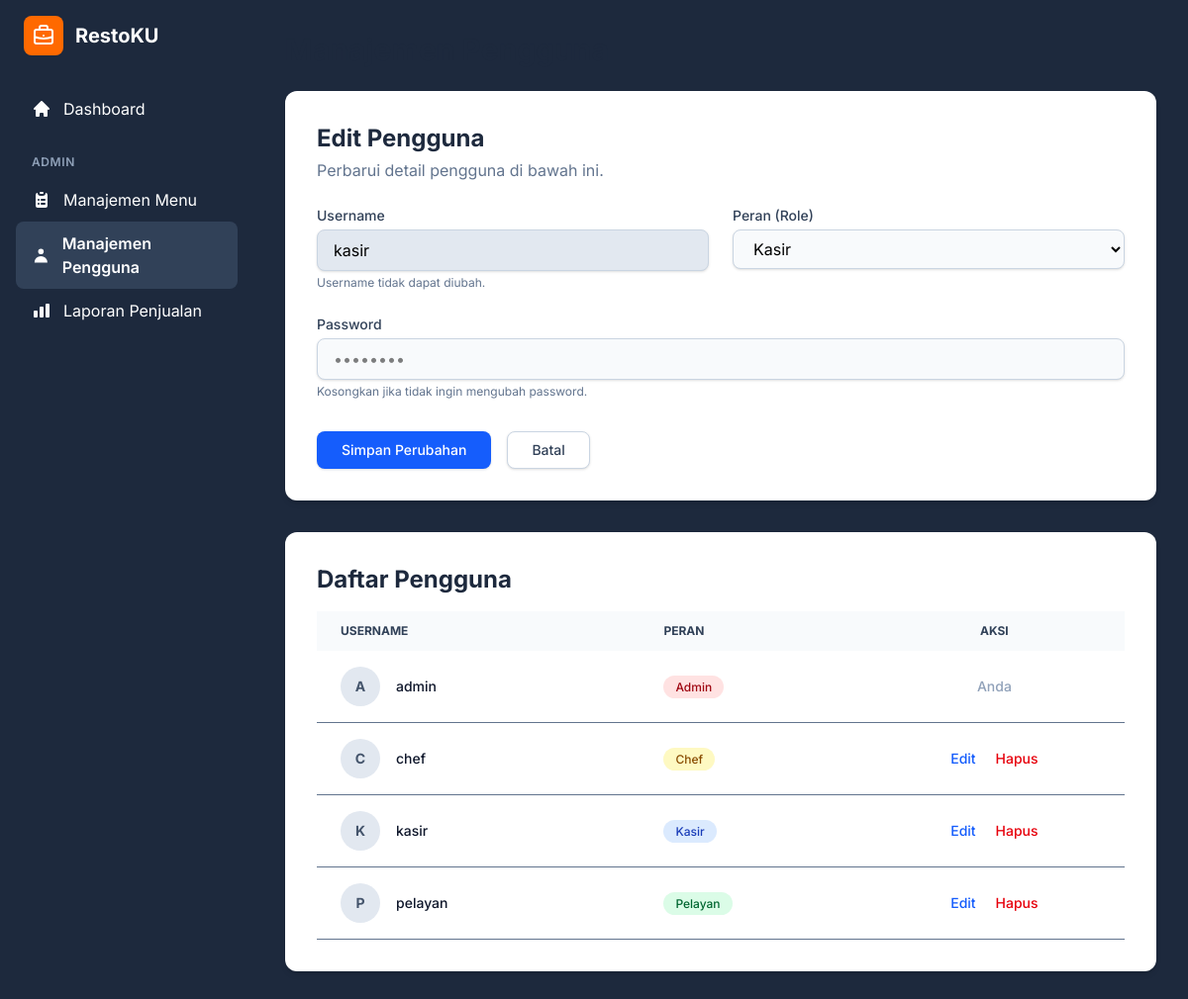
The page /admin/user_management.php?action=edit&id=4 (signed in) on the database its author committed.
### tables this page shows
CREATE TABLE `users` (
  `user_id` int(11) NOT NULL,
  `username` varchar(50) NOT NULL,
  `password` varchar(255) NOT NULL,
  `role` enum('admin','pelayan','chef','kasir') NOT NULL
);

### admin/user_management.php (the view, shortened to what this page needs)
<?php
include '../includes/db_connect.php';
$edit_user = null;
if (isset($_GET['action']) && $_GET['action'] == 'edit' && isset($_GET['id'])) {
    $user_id_to_edit = $_GET['id'];
    $stmt = mysqli_prepare($conn, "SELECT user_id, username, role FROM users WHERE user_id = ?");
    mysqli_stmt_bind_param($stmt, "i", $user_id_to_edit);
    mysqli_stmt_execute($stmt);
    $result = mysqli_stmt_get_result($stmt);
    $edit_user = mysqli_fetch_assoc($result);
}
$users = [];
$result_all_users = mysqli_query($conn, "SELECT user_id, username, role FROM users ORDER BY username ASC");
if ($result_all_users) {
    $users = mysqli_fetch_all($result_all_users, MYSQLI_ASSOC);
}
function get_role_badge($role) {
    $role_text = ucfirst(htmlspecialchars($role));
    $colors = [
        'admin' => 'bg-red-100 text-red-800',
        'kasir' => 'bg-blue-100 text-blue-800',
        'pelayan' => 'bg-green-100 text-green-800',
        'chef' => 'bg-yellow-100 text-yellow-800',
    ];
    $class = $colors[$role] ?? 'bg-gray-100 text-gray-800';
    return "<span class='px-3 py-1 text-xs font-medium rounded-full $class'>$role_text</span>";
}
?>
<!DOCTYPE html>
<html lang="id">
<head>
    <link href="../assets/css/output.css" rel="stylesheet">
</head>
<body class="bg-slate-100">
<div class="flex h-screen bg-slate-800">
    <aside class="w-64 flex-shrink-0 flex flex-col p-4 text-white">
        <a href="../dashboard.php" class="flex items-center gap-3 px-2 mb-8">
            <div class="bg-orange-500 p-2 rounded-lg">
            </div>
            <span class="text-xl font-bold">RestoKU</span>
        </a>
        <nav class="flex-1">
            <a href="../dashboard.php" class="flex items-center gap-3 px-4 py-2.5 rounded-lg hover:bg-slate-700 transition-colors">
                <svg xmlns="http://www.w3.org/2000/svg" class="h-5 w-5" viewBox="0 0 20 20" fill="currentColor"><path d="M10.707 2.293a1 1 0 00-1.414 0l-7 7a1 1 0 001.414 1.414L4 10.414V17a1 1 0 001 1h2a1 1 0 001-1v-2a1 1 0 011-1h2a1 1 0 011 1v2a1 1 0 001 1h2a1 1 0 001-1v-6.586l.293.293a1 1 0 001.414-1.414l-7-7z" /></svg>
                Dashboard
            </a>
            <h3 class="px-4 mt-6 mb-2 text-xs font-semibold text-slate-400 uppercase tracking-wider">Admin</h3>
            <a href="menu_management.php" class="flex items-center gap-3 px-4 py-2.5 rounded-lg hover:bg-slate-700 transition-colors">
                Manajemen Menu
            </a>
            <a href="user_management.php" class="flex items-center gap-3 px-4 py-2.5 rounded-lg bg-slate-700 font-semibold transition-colors">
                 <svg xmlns="http://www.w3.org/2000/svg" class="h-5 w-5" viewBox="0 0 20 20" fill="currentColor"><path fill-rule="evenodd" d="M10 9a3 3 0 100-6 3 3 0 000 6zm-7 9a7 7 0 1114 0H3z" clip-rule="evenodd" /></svg>
                Manajemen Pengguna
            </a>
             <a href="reports.php" class="flex items-center gap-3 px-4 py-2.5 rounded-lg hover:bg-slate-700 transition-colors">
                 <svg xmlns="http://www.w3.org/2000/svg" class="h-5 w-5" viewBox="0 0 20 20" fill="currentColor"><path d="M2 11a1 1 0 011-1h2a1 1 0 011 1v5a1 1 0 01-1 1H3a1 1 0 01-1-1v-5zM8 7a1 1 0 011-1h2a1 1 0 011 1v9a1 1 0 01-1 1H9a1 1 0 01-1-1V7zM14 4a1 1 0 011-1h2a1 1 0 011 1v12a1 1 0 01-1 1h-2a1 1 0 01-1-1V4z" /></svg>
                Laporan Penjualan
            </a>
        </nav>
    </aside>
    <main class="flex-1 p-6 lg:p-8 overflow-y-auto">
        <h1 class="text-3xl font-bold text-slate-800 mb-6">Manajemen Pengguna</h1>
        <div class="bg-white p-6 md:p-8 rounded-xl shadow-md mb-8">
            <h2 class="text-2xl font-bold text-slate-800 mb-1"><?php echo $edit_user ? 'Edit Pengguna' : 'Tambah Pengguna Baru'; ?></h2>
            <p class="mb-6 text-slate-500"><?php echo $edit_user ? 'Perbarui detail pengguna di bawah ini.' : 'Isi form untuk menambahkan pengguna baru.'; ?></p>
            <form action="user_management.php" method="POST" class="grid grid-cols-1 md:grid-cols-2 gap-6">
                <div>
                    <label for="username" class="block text-sm font-medium text-slate-700 mb-1">Username</label>
                    <input type="text" id="username" name="username" value="<?php echo htmlspecialchars($edit_user['username'] ?? ''); ?>" required class="block w-full px-4 py-2 bg-slate-50 border border-slate-300 rounded-lg shadow-sm focus:outline-none focus:ring-2 focus:ring-blue-500 focus:border-blue-500 transition <?php echo $edit_user ? 'bg-slate-200 cursor-not-allowed' : ''; ?>" <?php echo $edit_user ? 'readonly' : ''; ?>>
                    <?php if ($edit_user): ?><p class="text-xs text-slate-500 mt-1">Username tidak dapat diubah.</p><?php endif; ?>
                </div>
                 <div>
                    <label for="role" class="block text-sm font-medium text-slate-700 mb-1">Peran (Role)</label>
                    <select id="role" name="role" required class="block w-full px-4 py-2 bg-slate-50 border border-slate-300 rounded-lg shadow-sm focus:outline-none focus:ring-2 focus:ring-blue-500 focus:border-blue-500 transition">
                        <option value="kasir" <?php echo (isset($edit_user['role']) && $edit_user['role'] == 'kasir') ? 'selected' : ''; ?>>Kasir</option>
                    </select>
                </div>
                <div class="md:col-span-2">
                    <label for="password" class="block text-sm font-medium text-slate-700 mb-1">Password</label>
                    <input type="password" id="password" name="password" placeholder="••••••••" class="block w-full px-4 py-2 bg-slate-50 border border-slate-300 rounded-lg shadow-sm focus:outline-none focus:ring-2 focus:ring-blue-500 focus:border-blue-500 transition" <?php echo !$edit_user ? 'required' : ''; ?>>
                    <?php if ($edit_user): ?><p class="text-xs text-slate-500 mt-1">Kosongkan jika tidak ingin mengubah password.</p><?php endif; ?>
                </div>
                <div class="md:col-span-2 flex items-center justify-start gap-4 mt-2">
                     <button type="submit" class="inline-flex justify-center py-2 px-6 border border-transparent shadow-sm text-sm font-medium rounded-lg text-white bg-blue-600 hover:bg-blue-700 focus:outline-none focus:ring-2 focus:ring-offset-2 focus:ring-blue-500 transition">
                        <?php echo $edit_user ? 'Simpan Perubahan' : 'Tambah Pengguna'; ?>
                    </button>
                     <?php if ($edit_user): ?>
                        <a href="user_management.php" class="py-2 px-6 border border-slate-300 shadow-sm text-sm font-medium rounded-lg text-slate-700 bg-white hover:bg-slate-50 focus:outline-none focus:ring-2 focus:ring-offset-2 focus:ring-slate-500 transition">Batal</a>
                    <?php endif; ?>
                </div>
            </form>
        </div>
        <div class="bg-white p-6 md:p-8 rounded-xl shadow-md">
            <h2 class="text-2xl font-bold text-slate-800 mb-4">Daftar Pengguna</h2>
            <div class="overflow-x-auto">
                <table class="min-w-full text-sm text-left text-slate-500">
                    <thead class="text-xs text-slate-700 uppercase bg-slate-50">
                        <tr>
                            <th scope="col" class="px-6 py-3 w-2/5">Username</th>
                            <th scope="col" class="px-6 py-3">Peran</th>
                            <th scope="col" class="px-6 py-3 text-center">Aksi</th>
                        </tr>
                    </thead>
                    <tbody>
                        <?php if (empty($users)): ?>
                        <tr class="bg-white"><td colspan="3" class="text-center py-10 text-slate-500">Belum ada pengguna yang terdaftar.</td></tr>
                        <?php else: ?>
                        <?php foreach ($users as $user): ?>
                        <tr class="bg-white border-b hover:bg-slate-50 transition">
                            <td class="px-6 py-4">
                                <div class="flex items-center gap-4">
                                    <div class="w-10 h-10 rounded-full bg-slate-200 flex items-center justify-center font-bold text-slate-600 flex-shrink-0">
                                        <?php echo strtoupper(substr($user['username'], 0, 1)); ?>
                                    </div>
                                    <span class="font-medium text-slate-900"><?php echo htmlspecialchars($user['username']); ?></span>
                                </div>
                            </td>
                            <td class="px-6 py-4"><?php echo get_role_badge($user['role']); ?></td>
                            <td class="px-6 py-4 text-center whitespace-nowrap">
                                <?php if ($user['user_id'] == $_SESSION['user_id']): ?>
                                    <span class="font-medium text-slate-400 cursor-not-allowed">Anda</span>
                                <?php else: ?>
                                    <a href="user_management.php?action=edit&id=<?php echo $user['user_id']; ?>" class="font-medium text-blue-600 hover:text-blue-800 transition mr-4">Edit</a>
                                    <a href="user_management.php?action=delete&id=<?php echo $user['user_id']; ?>" onclick="return confirm('Anda yakin ingin menghapus pengguna \'<?php echo addslashes(htmlspecialchars($user['username'])); ?>\'?');" class="font-medium text-red-600 hover:text-red-800 transition">Hapus</a>
                                <?php endif; ?>
                            </td>
                        </tr>
                        <?php endforeach; ?>
                        <?php endif; ?>
                    </tbody>
                </table>
            </div>
        </div>
    </main>
</div>
</body>
</html>

### admin/user_management.php (style rules this page uses)
body { font-family: 'Inter', sans-serif; }

### rows shown on the page
users: username "kasir", role "Kasir", username "K"
users: username "A", username "admin", role "Admin", shows "Anda"
users: username "C", username "chef", role "Chef"
users: username "P", username "pelayan", role "Pelayan"
